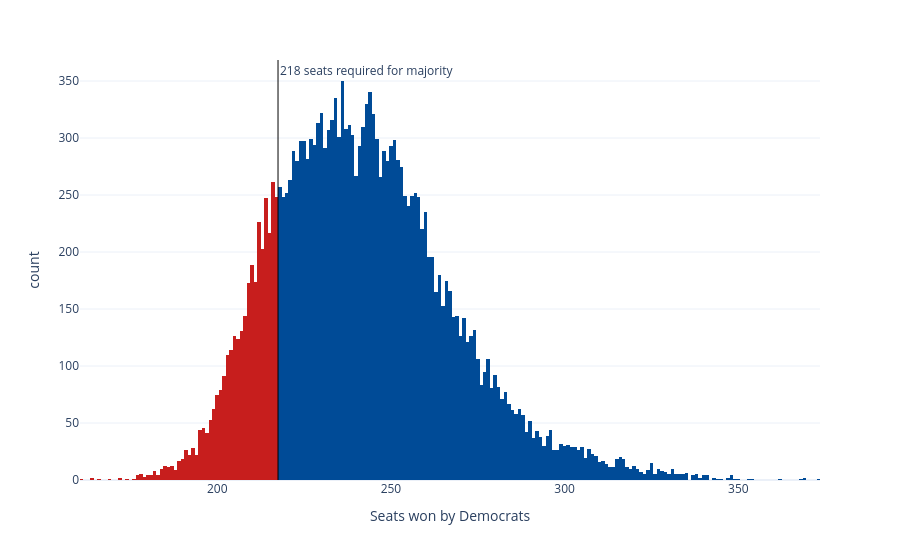

This figure's notebook cell:
### Code cell
sims_hist = px.histogram(seat_sims, x='seats', nbins=np.unique(seat_sims['seats']).shape[0]*2, color='winner',
                         color_discrete_map={'Democrats': '#004b97', 'Republicans': '#c71e1d'},
                         labels={'seats':'Seats won by Democrats', 'winner': 'Winner'}, template='plotly_white')
sims_hist.update_traces(showlegend=False)
sims_hist.add_vline(x=217.5, line_width=1, line_color='black', annotation_text='218 seats required for majority', 
                    annotation_position='top right')
sims_hist

### Figure 1 — Plotly figure (JSON) as saved in the notebook; plotly's stock layout.template omitted (floating-point values rounded to 4 significant figures; data arrays with more than 128 entries replaced by an {"elided": "..."} marker saying what was removed)
{"data": [{"bingroup": "x", "hovertemplate": "Winner=Democrats<br>Seats won by Democrats=%{x}<br>count=%{y}<extra></extra>", "legendgroup": "Democrats", "marker": {"color": "#004b97", "pattern": {"shape": ""}}, "name": "Democrats", "nbinsx": 368, "orientation": "v", "showlegend": false, "type": "histogram", "x": {"elided": "16594 int values"}, "xaxis": "x", "yaxis": "y"}, {"bingroup": "x", "hovertemplate": "Winner=Republicans<br>Seats won by Democrats=%{x}<br>count=%{y}<extra></extra>", "legendgroup": "Republicans", "marker": {"color": "#c71e1d", "pattern": {"shape": ""}}, "name": "Republicans", "nbinsx": 368, "orientation": "v", "showlegend": false, "type": "histogram", "x": {"elided": "3406 int values"}, "xaxis": "x", "yaxis": "y"}], "layout": {"annotations": [{"showarrow": false, "text": "218 seats required for majority", "x": 217.5, "xanchor": "left", "xref": "x", "y": 1, "yanchor": "top", "yref": "y domain"}], "barmode": "relative", "legend": {"title": {"text": "Winner"}, "tracegroupgap": 0}, "margin": {"t": 60}, "shapes": [{"line": {"color": "black", "width": 1}, "type": "line", "x0": 217.5, "x1": 217.5, "xref": "x", "y0": 0, "y1": 1, "yref": "y domain"}], "xaxis": {"anchor": "y", "domain": [0, 1], "title": {"text": "Seats won by Democrats"}}, "yaxis": {"anchor": "x", "domain": [0, 1], "title": {"text": "count"}}}}
